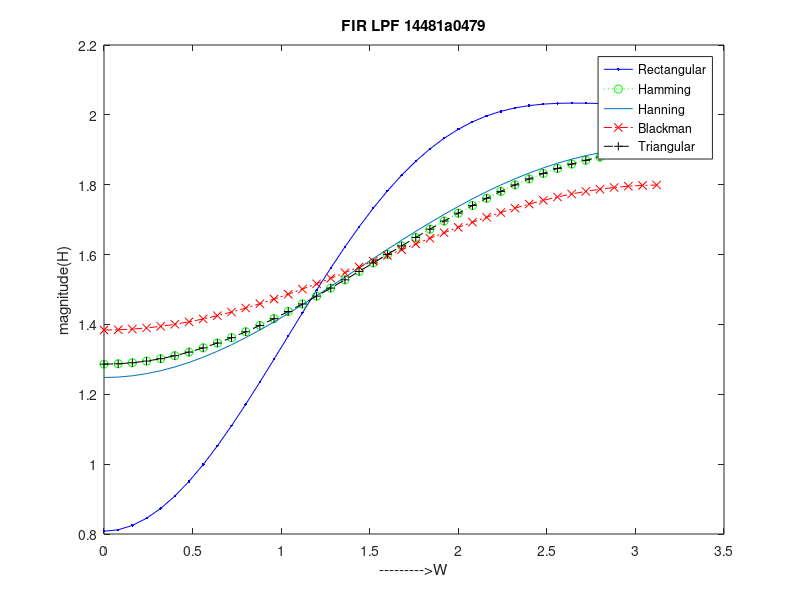

Here is the MATLAB script that generated this plot:
clc;
clear all;
close all;
WC=input('enter cut-off frequency');
N=input('enter order(odd number)');
e=0.0001;
s=(N-1)/2;
n=0:N-1;
hd=sin(WC*(n-s+e))./(pi*(n-s+e));
wr=rectwin(N);
whm=hamming(N);
whn=hann(N);
wb=blackman(N);
wt=bartlett(N);
hn1=hd.*wr';
hn2=hd.*whn';
hn3=hd.*whm';
hn4=hd.*wb';
hn5=hd.*wt';
w=0:0.08:pi;
h1=freqz(hn1,1,w);
h2=freqz(hn2,1,w);
h3=freqz(hn3,1,w);
h4=freqz(hn4,1,w);
h5=freqz(hn5,1,w);
plot(w,abs(h1),'b.-');
title('FIR LPF 14481a0479');
xlabel('--------->W');
ylabel('magnitude(H)');
hold on;
plot(w,abs(h2),'go:');
plot(w,abs(h3));
plot(w,abs(h4),'rx-.');
plot(w,abs(h5),'k+--');
hold off;
legend('Rectangular','Hamming','Hanning','Blackman','Triangular');


